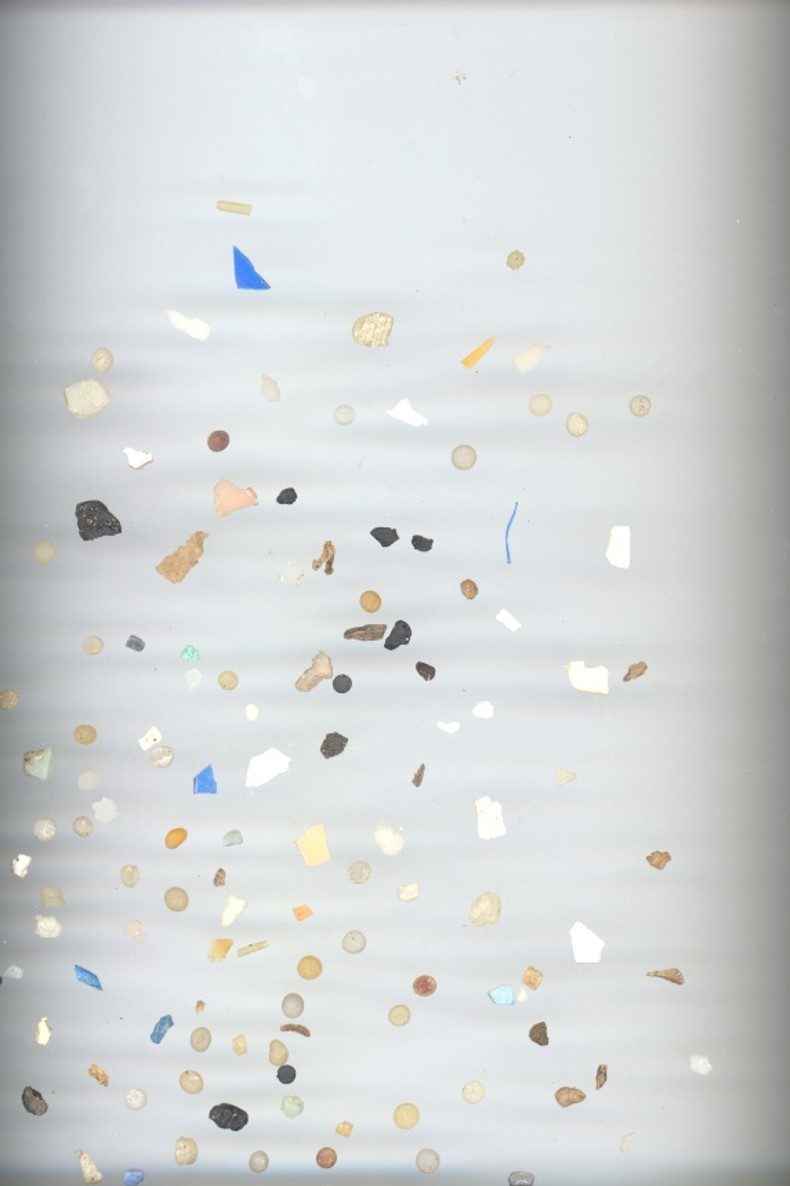
#> input picture P3/clone/MPs_test.jpg, 790 x 1186 px
$ python -i plasticlib.py   (imports and definitions only)
#> lines starting #> are read from the running program, lines starting #| are printed output that depends on the picture; after the words box and inside, x2 and y2 are one past the last pixel; in counts of white or black regions, pixels touching at a corner belong together
#> further down, picture is the input picture: shape (1186, 790, 3); mean B, G, R 213.9, 213.8, 210.9

import cv2
import numpy as np
import matplotlib.pyplot as plt
import csv
import math
# [117 lines left out: functions getMediumColor, getMediumRough, getRough, getMediumBrightness, getBrightness, IsRound and 1 more, not called in this run]
cache = {}

# [71 lines left out: functions getRoughnessData, getBrightnessData, show_segmentation, not called in this run]


def compare_masks(img, tolerance=11):
#> called with tolerance = 11
    gray = cv2.cvtColor(img, cv2.COLOR_BGR2GRAY)
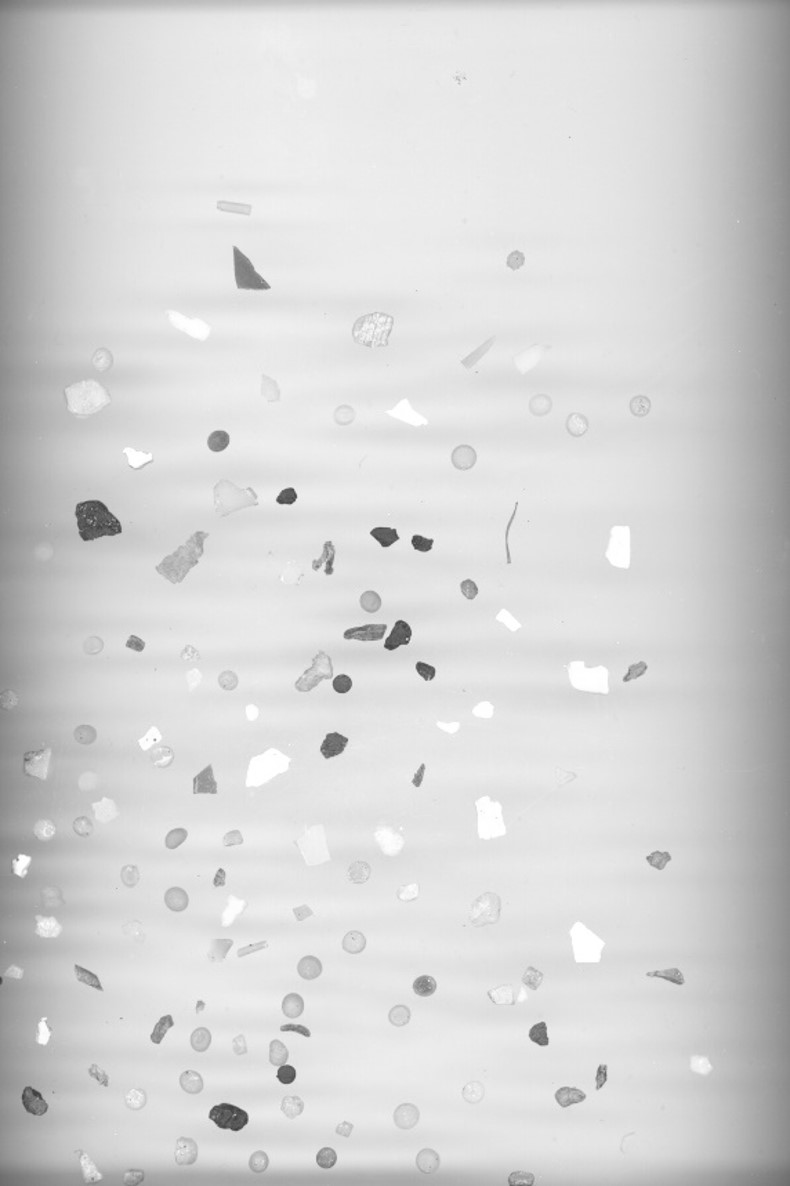
#> gray: shape (1186, 790); min 60, max 255, mean 213

    hist = cv2.calcHist([gray], [0], None, [256], [0, 256])
#> hist = 256 values, max 48292 at index 231, min 0 at index 0, mean 3659.9
    background = int(np.argmax(hist))
#> background = 231

    difference = np.abs(gray.astype(np.int16) - background)
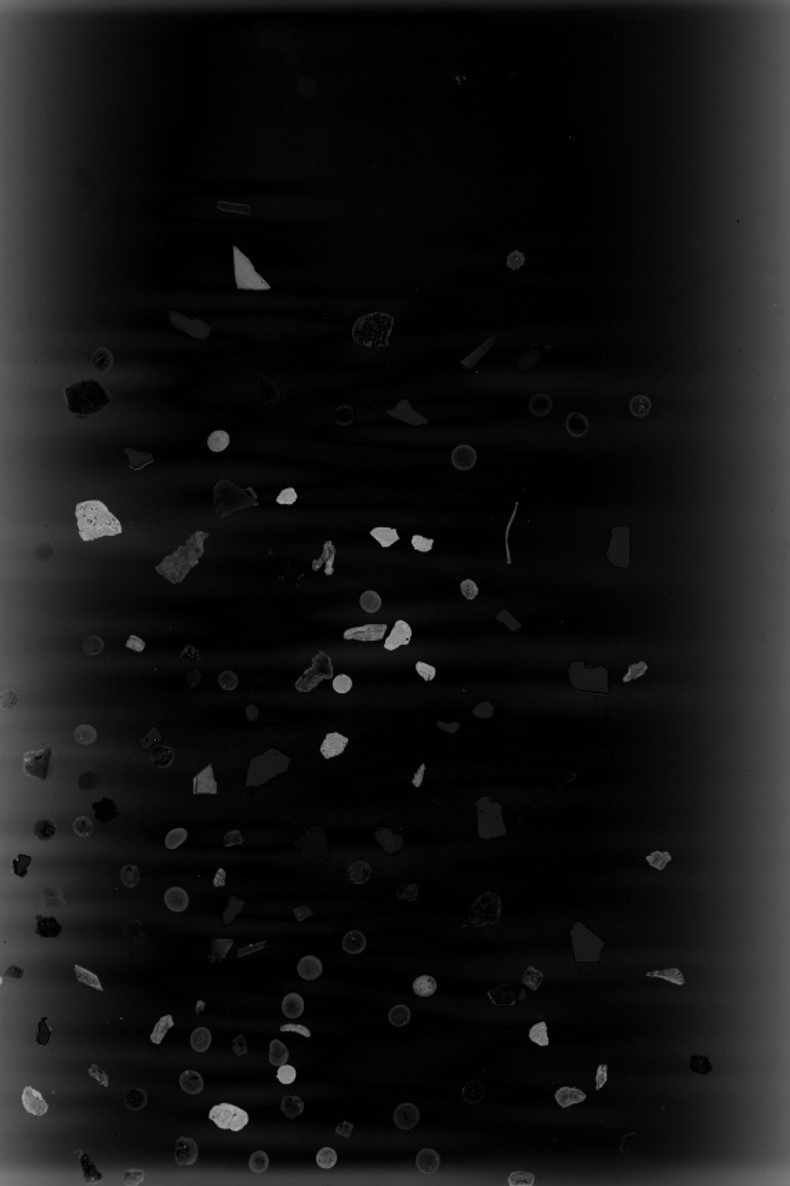
#> difference: shape (1186, 790) int16; min 0, max 171, mean 19.4
    raw_mask = (difference > tolerance).astype(np.uint8) * 255
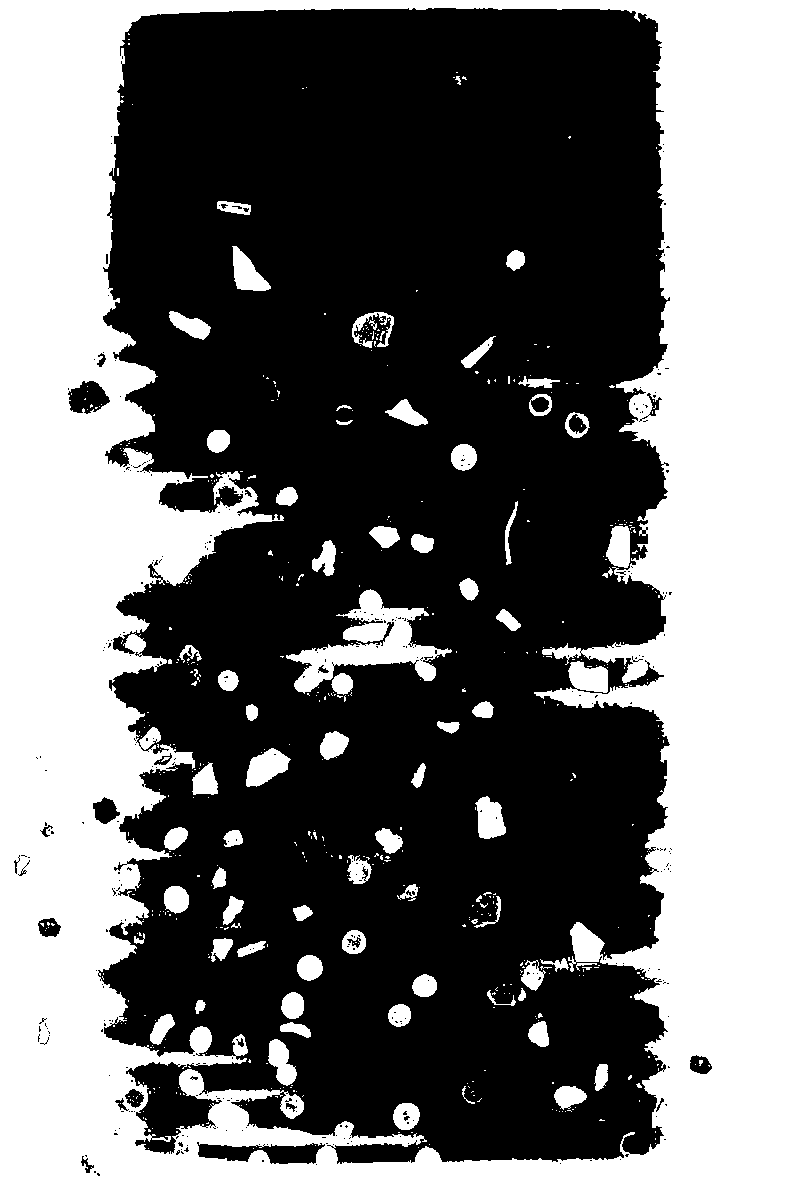
#> raw_mask: shape (1186, 790); 41.1% white; 531 white regions (456 under 20 px), largest, box (x1, y1, x2, y2) and area: (0, 0, 790, 1186) 353819, (286, 589, 452, 694) 5915, (246, 748, 291, 787) 1066

    kernel3 = cv2.getStructuringElement(
        cv2.MORPH_ELLIPSE, (3, 3)
    )
    kernel7 = cv2.getStructuringElement(
        cv2.MORPH_ELLIPSE, (7, 7)
    )

    mask3 = cv2.morphologyEx(
        raw_mask, cv2.MORPH_CLOSE, kernel3
    )
#> mask3: shape (1186, 790); 41.5% white; 333 white regions (263 under 20 px), largest, box (x1, y1, x2, y2) and area: (0, 0, 790, 1186) 358733, (285, 589, 452, 702) 6654, (246, 748, 291, 787) 1074
    mask7 = cv2.morphologyEx(
        raw_mask, cv2.MORPH_CLOSE, kernel7
    )
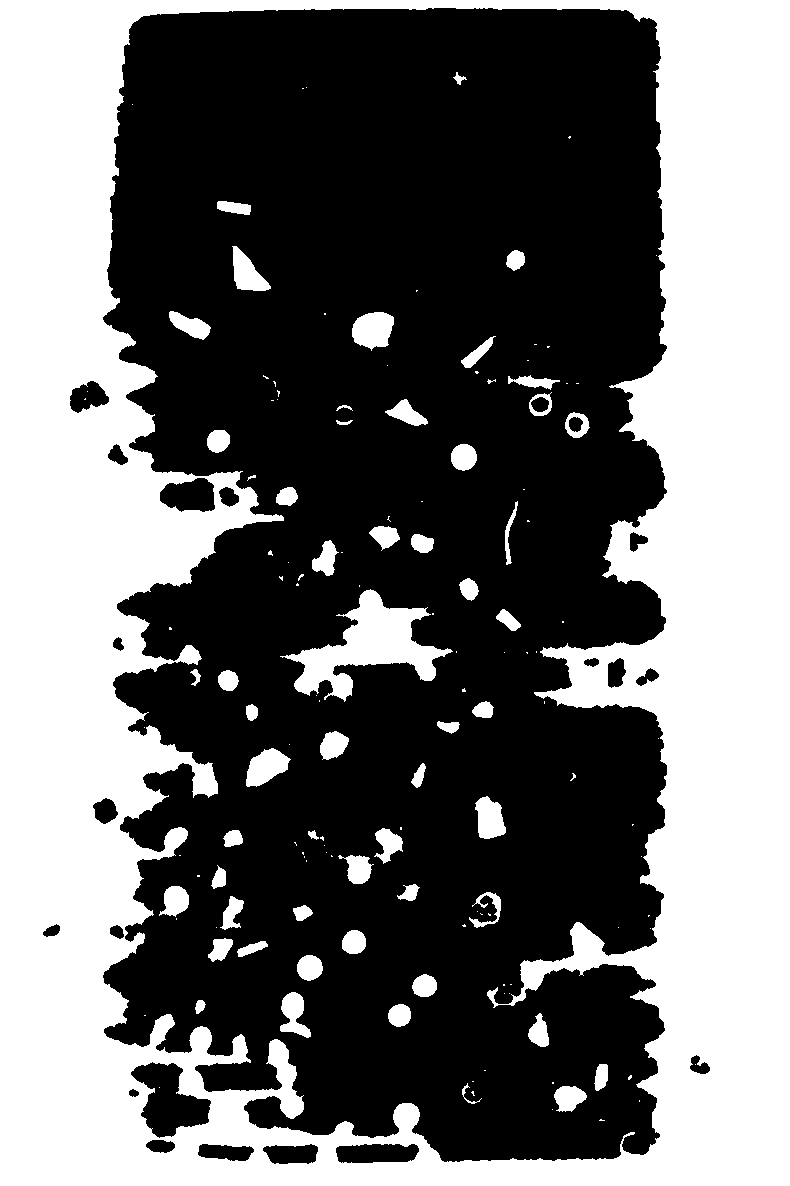
#> mask7: shape (1186, 790); 42.3% white; 141 white regions (84 under 20 px), largest, box (x1, y1, x2, y2) and area: (0, 0, 790, 1186) 367927, (280, 589, 453, 702) 7121, (352, 312, 394, 351) 1211

    fig, axes = plt.subplots(1, 3, figsize=(15, 5))

    axes[0].imshow(raw_mask, cmap="gray")
    axes[0].set_title("Raw threshold")

    axes[1].imshow(mask3, cmap="gray")
    axes[1].set_title("Closing 3x3")

    axes[2].imshow(mask7, cmap="gray")
    axes[2].set_title("Closing 7x7")

    for ax in axes:
        ax.axis("off")

    plt.tight_layout()
    plt.show()

>>> import cv2
>>> picture = cv2.imread('MPs_test.jpg')
>>> result = compare_masks(picture)

$ run again, on P3/clone/Monedas.jpg
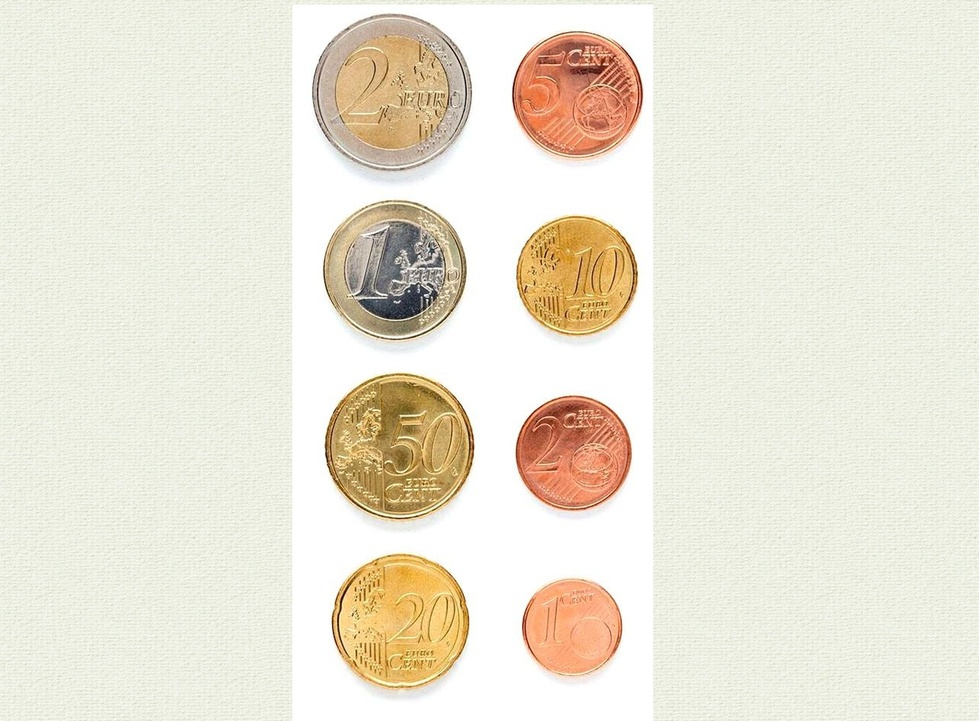
#> input picture P3/clone/Monedas.jpg, 979 x 721 px, shrunk from 1283 x 944 before the run
#> picture is the input picture: shape (721, 979, 3); mean B, G, R 213.4, 229.1, 234.8
#> hist = 256 values, max 109471 at index 255, min 0 at index 0, mean 2757.3
#> background = 255
#> in compare_masks, `raw_mask = (difference > tolerance).astype(np.uint8) * 255`:
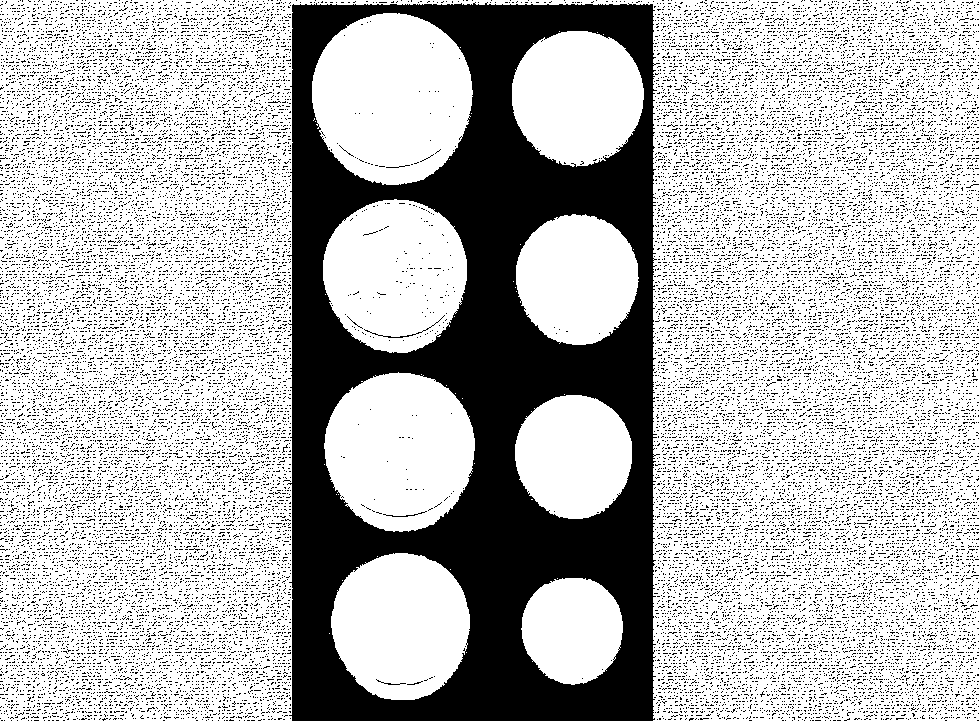
#> raw_mask: shape (721, 979); 71.9% white; 28810 black regions (28805 under 20 px), largest, box (x1, y1, x2, y2) and area: (287, 2, 660, 721) 138561, (364, 315, 445, 338) 94, (383, 511, 427, 517) 49, (376, 679, 406, 685) 34, (386, 165, 410, 168) 24
#> in compare_masks, `mask3 = cv2.morphologyEx( raw_mask, cv2.MORPH_CLOSE, kernel3 )`:
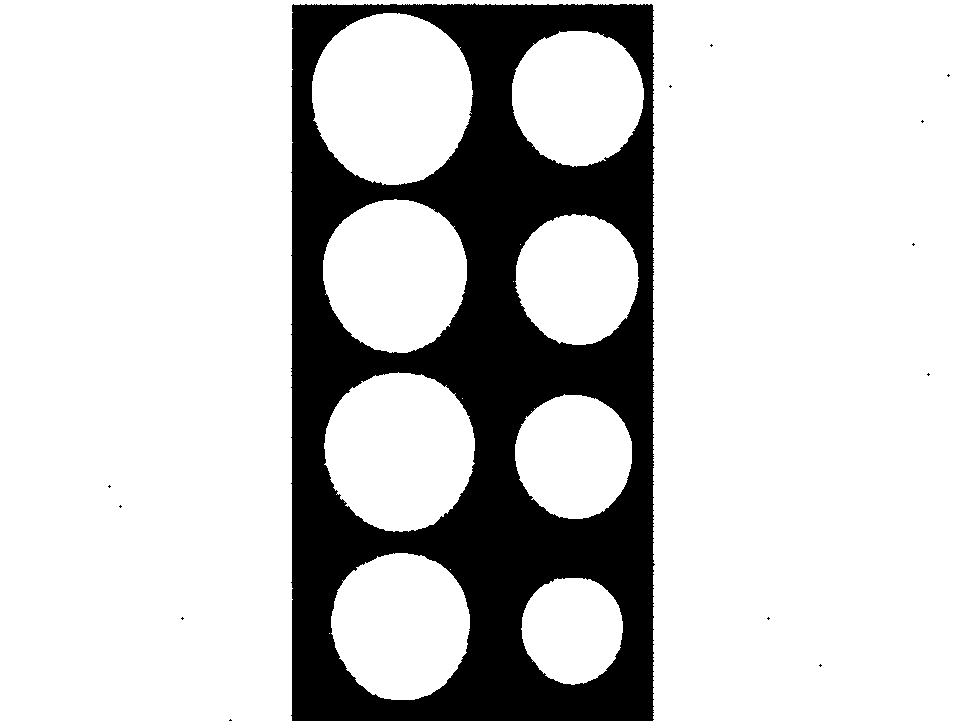
#> mask3: shape (721, 979); 80.4% white; 13 black regions (12 under 20 px), largest, box (x1, y1, x2, y2) and area: (291, 3, 655, 721) 138135
#> mask7: shape (721, 979); 80.5% white; 1 black region, box (x1, y1, x2, y2) and area: (292, 4, 654, 721) 137671
